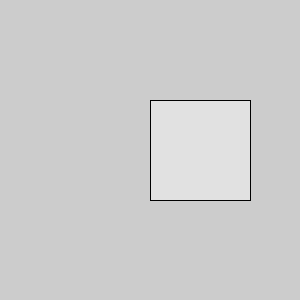
Frame 1 (no input)
Frame 60 (the mouse pressed at the canvas centre just before this capture): identical to frame 1, image omitted
Frame 120 (the mouse held since frame 60 and released just before this capture): identical to frame 1, image omitted

The Processing sketch that drew this single still picture (run headless with seeded random() and noise(); from frame 60 on, the mouse is pressed at the canvas centre):

// Processing sketch: processing_172169
// ── processing_172169.pde



void setup() {  //setup function called initially, only once
size(300,300);
}

void draw() {  //draw function loops 
fill(225);
rect(150,100,100,100);
}
